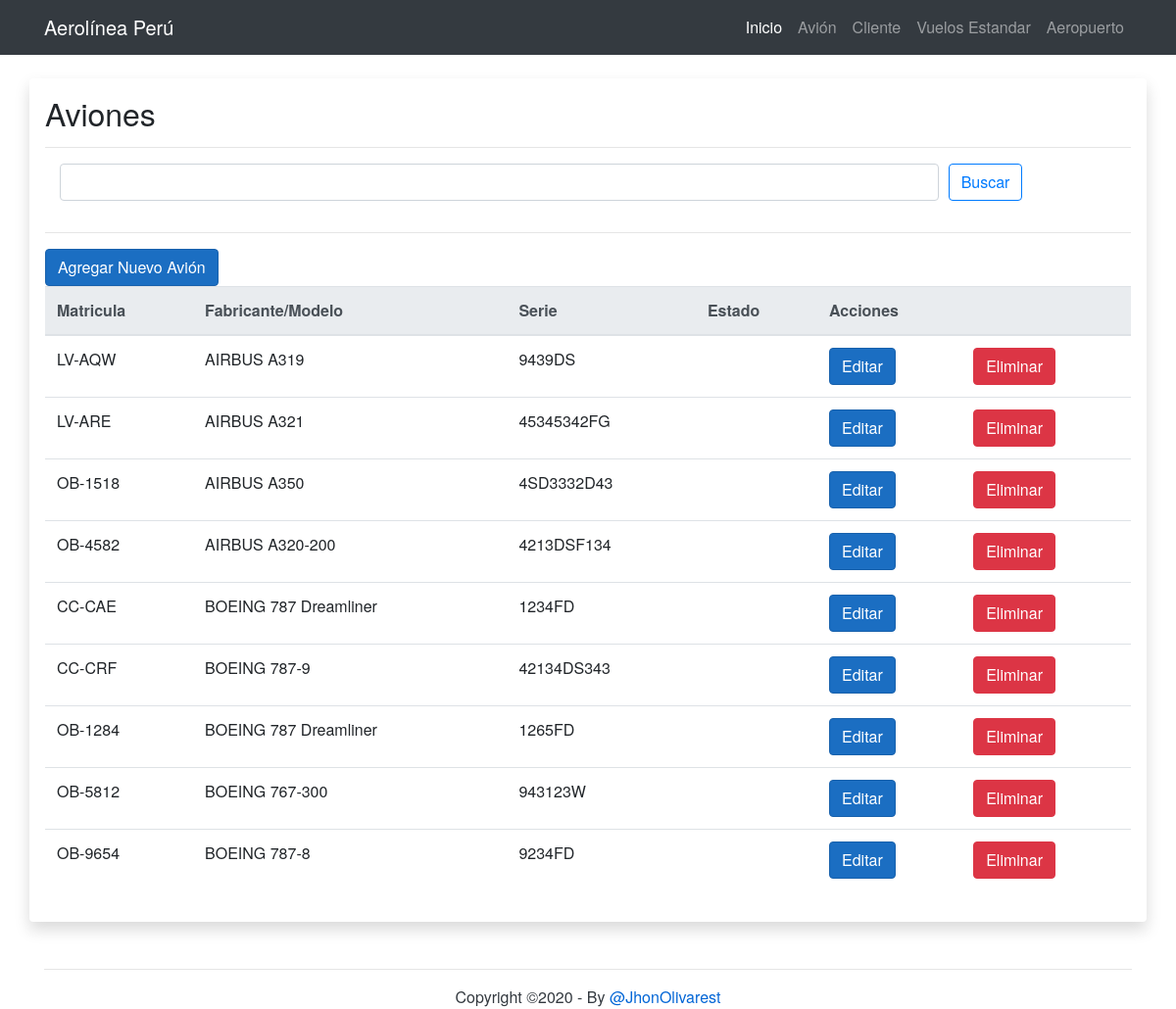
The page /avion_index.php on the database its author committed.
### tables this page shows
CREATE TABLE AVION
(	avionMatricula varchar(12),
	modelo varchar(50) not null,
	serie varchar(50) not null,
	fabricante varchar(50) not null,
	estadoID int,
	PRIMARY KEY(avionMatricula)
);

### avion_index.php (the view, shortened to what this page needs)
<?php
	include_once 'controllers/conexion.php';
	$sentencia_select=$cone->prepare('SELECT * FROM avion A LEFT JOIN estado_avion EA ON A.estadoID=EA.estadoID ORDER BY fabricante');
	$sentencia_select->execute();
	$resultado=$sentencia_select->fetchAll();
?>
<!DOCTYPE html>
<html lang="en">
<head>
    <?php
    include_once 'includes/1_head.php';
    ?>
</head>
<body>
    <header>
        <?php
    include_once 'includes/2_header.php';
    ?>
    </header>
    <br>
    <div class="container shadow p-3 mb-5 bg-white rounded">
        <h2>Aviones</h2>
        <hr>
        <div class="container">
            <form action="" class="formulario" method="post">
                <div class="form-row">
                    <div class="col-md-10 mb-3">
                        <input type="text" name="buscar" value="<?php if(isset($buscar_text)) echo $buscar_text; ?>"
                            class="form-control">
                    </div>
                    <div class="col-md-2 mb-3">
                        <button class="btn btn-outline-primary" type="submit" name="btn_buscar">Buscar</button>
                    </div>
                </div>
            </form>
        </div>
        <hr>
        <a href="avion_create" class="btn btn-primary">Agregar Nuevo Avión</a>
        <div class="table-responsive-xl">
            <table class="table">
                <thead class="thead-light">
                    <tr>
                        <th scope="col">Matricula</th>
                        <th scope="col">Fabricante/Modelo</th>
                        <th scope="col">Serie</th>
                        <th scope="col">Estado</th>
                        <th colspan="2">Acciones</th>
                    </tr>
                </thead>
                <tbody>
                    <?php foreach($resultado as $fila):?>
                    <tr>
                        <td><?php echo $fila['avionMatricula']; ?></td>
                        <td><?php echo $fila['fabricante']; ?> <?php echo $fila['modelo']; ?></td>
                        <td><?php echo $fila['serie']; ?></td>
                        <td><?php echo $fila['estado']; ?></td>
                        <td>
                            <a href="avion_edit?id=<?php echo $fila['avionMatricula']; ?>"
                                class="btn btn-primary">Editar</a>
                        </td>
                        <td>
                            <a href="avion_eliminar?id=<?php echo $fila['avionMatricula']; ?>"
                                class="btn btn-danger"
                                onclick="return confirm('Está seguro de elimiar el registro?');">Eliminar</a>
                        </td>
                    </tr>
                    <?php endforeach ?>
                </tbody>
            </table>
        </div>
    </div>
    <?php
    include_once 'includes/3_footer.php';
    ?>
</body>
</html>

### includes/1_head.php (shortened to what this page needs)
<link href="css/bootstrap/bootstrap.min.css" rel="stylesheet" />
  <link href="css/site.css" rel="stylesheet" />
  <link href="css/CustomStylej.css" rel="stylesheet" />
  <link href="css/all.min.css" rel="stylesheet" />

### includes/2_header.php (shortened to what this page needs)
<nav class="navbar navbar-expand-lg navbar-dark bg-dark fixed-top">
    <div class="container">
        <a class="navbar-brand" href="/">Aerolínea Perú</a>
        <div class="collapse navbar-collapse" id="navbarResponsive">
            <ul class="navbar-nav ml-auto">
                <li class="nav-item active">
                    <a class="nav-link" href="/">Inicio
                    </a>
                </li>
                <li class="nav-item">
                    <a class="nav-link" href="avion_index">Avión</a>
                </li>
                <li class="nav-item">
                    <a class="nav-link" href="cliente_index.php">Cliente</a>
                </li>
                <li class="nav-item">
                    <a class="nav-link" href="vueloprog_index.php">Vuelos Estandar</a>
                </li>
                <li class="nav-item">
                    <a class="nav-link" href="aeropuerto_index.php">Aeropuerto</a>
                </li>
            </ul>
        </div>
    </div>
</nav>

### includes/3_footer.php (shortened to what this page needs)
<footer class="footer-area section-gap">
    <div class="container">
      <hr>
        <p class="m-0 text-center text-dark">
            Copyright &copy; - By <a href="https://jhondev.com"
                target="_blank">@JhonOlivarest</a>
        </p>
    </div>
</footer>

### css/site.css (style rules this page uses)
html, body { font-family: 'Helvetica Neue', Helvetica, Arial, sans-serif; }
body { padding-top: 56px; }
a, .btn-link { color: #0366d6; }
.btn-primary { color: #fff; background-color: #1b6ec2; border-color: #1861ac; }

### rows shown on the page
avion: avionMatricula "LV-AQW", fabricante "AIRBUS", modelo "A319", serie "9439DS"
avion: avionMatricula "LV-ARE", fabricante "AIRBUS", modelo "A321", serie "45345342FG"
avion: avionMatricula "OB-1518", fabricante "AIRBUS", modelo "A350", serie "4SD3332D43"
avion: avionMatricula "OB-4582", fabricante "AIRBUS", modelo "A320-200", serie "4213DSF134"
avion: avionMatricula "CC-CAE", fabricante "BOEING", modelo "787 Dreamliner", serie "1234FD"
avion: avionMatricula "CC-CRF", fabricante "BOEING", modelo "787-9", serie "42134DS343"
avion: avionMatricula "OB-1284", fabricante "BOEING", modelo "787 Dreamliner", serie "1265FD"
avion: avionMatricula "OB-5812", fabricante "BOEING", modelo "767-300", serie "943123W"
avion: avionMatricula "OB-9654", fabricante "BOEING", modelo "787-8", serie "9234FD"
